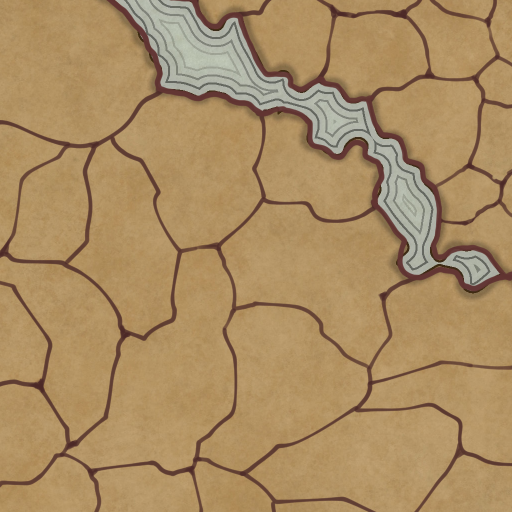
#> input picture outputs/map1024/input.png, 1024 x 1024 px, given in place of map.png, which was not available (shown at 1/2 size)
$ jupyter execute --allow-errors map_image_processing_map512.ipynb   (shell and % lines are left out)
#> lines starting #> are read from the running program, lines starting #| are printed output that depends on the picture; after the words box and inside, x2 and y2 are one past the last pixel; in counts of white or black regions, pixels touching at a corner belong together; pictures that were not available may be replaced by others from this repository, and a replacement may not be noted
### scripts/ShaderMapGeneration/image_processes.py
from skimage import feature, morphology
import numpy as np
import cv2
import os
import numpy as np
from skimage import morphology
from skimage.morphology import medial_axis
from skimage.util import invert
from skimage.io import imread
import json
import os
import random
from IPython.display import display
from PIL import Image


def convertToRGB(img,  display=False, size=None):
    imgRGB = cv2.cvtColor(img, cv2.COLOR_BGR2RGB)
    if (size != None):
        imgRGB = cv2.resize(imgRGB, size)
    if display:
        show(imgRGB)
    return imgRGB


# 0 - 255
def convertToGray(img,  display=False, size=None):
    imgGray = cv2.cvtColor(img, cv2.COLOR_BGR2GRAY)
    if (size != None):
        imgGray = cv2.resize(imgGray, size)
    if display:
        show(imgGray)
    return imgGray


def threshold(grayImg, grayThreshold, display=False):
    _, thresholded = cv2.threshold(
        grayImg, grayThreshold, 255, cv2.THRESH_BINARY)
    if display:
        show(thresholded)
    return thresholded


# [8 lines left out: function canny, not called in this run]


def imreadGrayNormalized(imgPath, size=None):
    gray_normalized = imread(imgPath, as_gray=True)  # -> 0-1
    if size != None:
        gray_normalized = cv2.resize(gray_normalized, size)
    return gray_normalized


# Need a 0-255 array -> li
def getContours(grayImg, grayThreshold):
    _, thresh = cv2.threshold(grayImg, grayThreshold, 255, cv2.THRESH_BINARY)
    contours, _ = cv2.findContours(
        thresh, cv2.RETR_EXTERNAL, cv2.CHAIN_APPROX_SIMPLE)
    points = []
    for i, contour in enumerate(contours):
        points.append(contour[0])
    return contours, points


# To test contours
def drawContours(skeletonImg, contours, display=False):
    skeleton_uint8 = (skeletonImg * 255).astype(np.uint8)
    filled_image = cv2.cvtColor(skeleton_uint8, cv2.COLOR_GRAY2BGR)
    for i, contour in enumerate(contours):
        color = (np.random.randint(0, 255), np.random.randint(
            0, 255), np.random.randint(0, 255))
        cv2.drawContours(filled_image, contours, i, color, -1)
    if display:
        show(filled_image)
    return filled_image


# To test contours filling
def fillContours(skeletonImg, contoursImg, points, display=False):
    skeleton_uint8 = (skeletonImg * 255).astype(np.uint8)
    copy = cv2.cvtColor(invert(skeleton_uint8), cv2.COLOR_GRAY2BGR)
    for point in points:
        x, y = point[0]
        color = tuple(contoursImg[y, x])
        color = (int(color[0]), int(color[1]), int(color[2]))
        cv2.floodFill(copy, None, (x, y), color)
    if display:
        show(copy)


# Need a 0-1 array -> bool array
def skeletonize(grayNormalizedImg, sensitivity, display=False, shouldInvert=True):
    binary_image = grayNormalizedImg > sensitivity
    binary_image = invert(binary_image)
    skeleton, distance = medial_axis(binary_image, return_distance=True)
    if (shouldInvert):
        skeleton = invert(skeleton)
    if display:
        show(skeleton)
    return skeleton


def hex_to_rgba(hex_color):
    if hex_color.startswith('#'):
        hex_color = hex_color[1:]
    if len(hex_color) == 6:
        r, g, b = int(hex_color[:2], 16), int(
            hex_color[2:4], 16), int(hex_color[4:6], 16)
        return [r/255.0, g/255.0, b/255.0, 1.0]


def show(img):
    pilImage = Image.fromarray(img)
    display(pilImage)


# [15 lines left out: function printArrayType, not called in this run]


# Alpha SUBTRACTION
def alphaSubtraction(image, subtractionImage, display=False):
    res = image.copy()
    res[:, :, 3][subtractionImage[:, :, 3] > 0] = 0
    if (display):
        show(res)
    return res


# [6 lines left out: function alphaSubstractionWithThreshold, not called in this run]


def createBlankImage(width, height, color=(255, 255, 255, 255)):
    blank_image = np.zeros((height, width, 4), np.uint8)
    blank_image[:, :] = color
    return blank_image


# Thickening
def dilatation(img, kernelSize, display=False):
    kernel = np.ones((kernelSize, kernelSize), np.uint8)
    img_dilated = cv2.dilate(img, kernel, iterations=1)
    if display:
        show(img_dilated)
    return img_dilated


def blur(img, kernelSize, display=False):
    kernel = np.ones((kernelSize, kernelSize), np.float32) / (kernelSize**2)
    img_blurred = cv2.filter2D(img, -1, kernel)
    if display:
        show(img_blurred)
    return img_blurred


# Funny use of DILATATION to remove borders
# [5 lines left out: function removeLines, not called in this run]


def toRgba(img):
    color_channel = cv2.cvtColor(img, cv2.COLOR_GRAY2RGB)
    # color_channel only white pixels
    color_channel[color_channel > 0] = 255
    alpha_channel = img.copy()  # Use grayscale image as alpha channel
    alpha_channel = alpha_channel.astype(
        img.dtype)  # Ensure data type consistency
    black_pixels_mask = cv2.inRange(img, 0, 20)
    alpha_channel[black_pixels_mask == 255] = 0
    res = cv2.merge((color_channel, alpha_channel))
    return res


def normalizeBlurredImage(img, percentilTreshold, display=False):
    # Filter out black pixels
    non_black_pixels = img[img > 0]
    # mean_color = np.mean(non_black_pixels)
    threshold = np.percentile(non_black_pixels, percentilTreshold)
    # Each pixel above this threshold are white
    normalized_pixels = np.where(
        non_black_pixels > threshold, 255, non_black_pixels / threshold * 255)
    img_normalized = img.copy()
    img_normalized[img_normalized > 0] = normalized_pixels.astype(np.uint8)
    blur_rgba = toRgba(img_normalized)
    if display:
        print("Threshold:", threshold)
        show(blur_rgba)
    return blur_rgba


# [26 lines left out: functions superpose, test, not called in this run]


# The best formula I found was base on dilatation + blur
def thickening(skeleton, dilatationKernelSize, blurKernelSize, normalizationPercentilThreshold, color=[1, 1, 1, 1], display=False, displayIntermediateSteps=False):
    skeleton_uint8 = (skeleton * 255).astype(np.uint8)
    dilatationImg = dilatation(
        skeleton_uint8, dilatationKernelSize, displayIntermediateSteps)
    blurImg = blur(dilatationImg, blurKernelSize, displayIntermediateSteps)
    norm = normalizeBlurredImage(
        blurImg, normalizationPercentilThreshold, displayIntermediateSteps)
    colored_norm = norm * color
    colored_norm = colored_norm.astype(np.uint8)
    if display:
        show(colored_norm)
    return colored_norm

### scripts/ShaderMapGeneration/map_processes.py
import cv2
import utils as ut
import numpy as np
from skimage.morphology import medial_axis
from skimage.util import invert
from skimage.io import imread
import posixpath


class ProvinceDataView:
    def __init__(self, name, color, id, hash, fixed_position):
        self.name = name
        self.color = color
        self.id = id
        self.hash = hash
        self.fixed_position = fixed_position


def doMapQuantization(skeleton, points, display=False, debug=False):
    skeleton_uint8 = (invert(skeleton) * 255).astype(np.uint8)
    mapColor = cv2.cvtColor(skeleton_uint8, cv2.COLOR_GRAY2BGR)
    provinceDataViews = [ProvinceDataView(
        "", "#000000", 0, 0, {"x": 0, "y": 0})]

    for j, point in enumerate(points):
        x, y = points[j][0]
        index = j
        color = getQuantizedColor(index)
        provinceDataView = ProvinceDataView(ut.generateRandomName(
        ), ut.getHexRandomColor(index), index, getQuantizedValue(color), {"x": int(x), "y": int(y)})
        # print(j, ut.getQuantizedValue(color), x, y)
        provinceDataViews.append(provinceDataView)
        cv2.floodFill(mapColor, None, (x, y), color)

    mapDebug = None
    # shiftedPoints = points[1:]
    if debug:
        mapDebug = mapColor.copy()
        for j, point in enumerate(points):
            if (j == len(points)-1):
                x, y = 0, 0
            else:
                x, y = points[j][0]
            index = j
            cv2.putText(mapDebug, str(index), (x-30, y+30),
                        cv2.FONT_HERSHEY_SIMPLEX, 1, (255, 255, 255), 3)
        ut.show(mapDebug)

    if display:
        ut.show(mapColor)

    return provinceDataViews, mapColor, mapDebug


q = 10  # quantization
offset = 5
range = 255 - q - offset


QUANTIZATION_PRECISENESS = 10
QUANTIZATION_LEVEL_COUNT = 26


def getQuantizedColor(i):
    r = range - int(i / (range/q))*q
    g = range - (i*q) % range
    b = q
    return (r, g, b)


def getQuantizedValue(color):
    r = color[0]
    g = color[1]
    b = color[2]
    r = int(r / QUANTIZATION_PRECISENESS)
    g = int(g / QUANTIZATION_PRECISENESS)
    b = int(b / QUANTIZATION_PRECISENESS)

    if r == 0 or g == 0 or g == QUANTIZATION_LEVEL_COUNT or b != 1:
        return 0

    quantization = g + (QUANTIZATION_LEVEL_COUNT - r) * 100
    # print(f"r: {r}, g: {g}, b: {b}, quantization: {quantization}")
    return quantization


def createMapJson(mapName, quantizationPrecision, provinceDataViews, width, height):
    mapData = generateMapData()
    provinceDataViewsJson = convertProvinceDataViewArrayToJson(
        provinceDataViews)
    mapData["key"] = mapName
    mapData["name"] = mapName
    mapData["route"] = mapName
    mapData["quantizationPrecision"] = quantizationPrecision
    mapData["provinces"] = provinceDataViewsJson
    mapData["sceneSize"] = {"width": width, "height": height}
    mapData["mapViewTextures"] = getMapViewTextures(mapName)

    return mapData


def convertProvinceDataViewArrayToJson(my_objects):
    return [
        {
            "name": obj.name,
            "color": obj.color,
            "id": obj.id,
            "hash": obj.hash,
            "fixedPosition": obj.fixed_position
        }
        for obj in my_objects
    ]


def generateMapData():
    return {
        "key": "conquest",
        "name": "Conquest",
        "route": "conquest",
        "description": "The conquest map",
        "initializationUniforms": {
            "uGlowRadius": 0.016,
            "uGlowPulsationRadius": 0.004,
            "uGlowPulsationPeriod": 4.5,
            "uMouseIlluminationRadius": 0.19
        },
        "quantizationPrecision": 10,
        "textureScale": 1,
        "sceneSize": {"width": 4096, "height": 4096},
        "useFixedPosition": True,
        "mapViewTextures": {
            "map": {"key": "Map", "url": "game/conquest/map/Map2048.png"},
            "bitmap": {"key": "Bitmap", "url": "game/conquest/map/Map2048_colors.png"},
            "mapBorders": {"key": "MapBorders", "url": "game/conquest/map/Map2048_nobackground.png"},
            "mapGlow": {"key": "MapGlow", "url": "game/conquest/map/Map2048_glow.png"},
            "debugMap": {"key": "DebugMap", "url": "game/conquest/map/Map2048_debug.png"}
        },
        "provinces": []
    }


def getMapViewTextures(projectName):
    path = posixpath.join("game/conquest/map", projectName)
    return {
        "map": {
            "key": "Map",
            "url": posixpath.join(path, "input.png")
        },
        "bitmap": {
            "key": "Bitmap",
            "url": posixpath.join(path, "map_colors.png")
        },
        "mapBorders": {
            "key": "MapBorders",
            "url": posixpath.join(path, "map_borders.png")
        },
        "mapGlow": {
            "key": "MapGlow",
            "url": posixpath.join(path, "map_glow.png")
        },
        "debugMap": {
            "key": "DebugMap",
            "url": posixpath.join(path, "map_debug.png")
        }
    }

### scripts/ShaderMapGeneration/utils.py
import random
from IPython.display import display
from PIL import Image


def show(img):
    pilImage = Image.fromarray(img)
    display(pilImage)


q = 10  # quantization
offset = 5
range = 255 - q - offset


# [5 lines left out: function getQuantizedColor, not called in this run]


def getHexRandomColor(i):
    colors = [
        "#F6A2AC",
        "#94B0E0",
        "#FDE79D",
        "#A6E0E7",
        "#E6A5F1",
        "#D2A2F6",
        "#A1D9B9",
        "#F6A2AC",
        "#A7DAA2",
        "#8BA9E6",
        "#FCF0A1",
        "#F4B0A7",
        "#FAC8D9",
        "#C6D8F5",
        "#FFF1C9",
        "#D7F1D4",
        "#F2D9EB",
        "#F6A2AC",
        "#94B0E0",
        "#FDE79D",
    ]
    return colors[i % len(colors)]


# [6 lines left out: function getRandomColor, not called in this run]


def generateRandomName():
    n1 = [
        'Swift', 'Brave', 'Bright', 'Zesty', 'Fancy', 'Jolly', 'Sunny', 'Merry', 'Slick', 'Zippy',
        'Max', 'Lily', 'Alex', 'Emma', 'Jack', 'Lucy', 'Finn', 'Ruby', 'Noah', 'Ava',
        'Dusk', 'Pearl', 'Skye', 'Sage', 'River', 'Storm', 'Basil', 'Luna', 'Jade', 'Cleo',
        'Axel', 'Ivy', 'Kai', 'Zara', 'Tate', 'Mika', 'Coco', 'Neo', 'Jinx', 'Nova',    'Bold', 'Calm', 'Dazz', 'Epic', 'Free', 'Glad', 'Hazy', 'Misty', 'Nifty', 'Plum',
        'Ripe', 'Sage', 'True', 'Wavy', 'Zest', 'Keen', 'Jade', 'Tall', 'Fine', 'Lush'
    ]
    n2 = [
        'Adia', 'Bela', 'Cora', 'Duna', 'Elba', 'Fira', 'Gala', 'Hela', 'Idra', 'Jara',
        'Kora', 'Lida', 'Mira', 'Nora', 'Orla', 'Pira', 'Qara', 'Rada', 'Sina', 'Tara',
        'Usha', 'Vada', 'Wela', 'Xena', 'Yara', 'Zara',
        'Alba', 'Bora', 'Ceta', 'Dara', 'Elda', 'Fita', 'Gita', 'Hema', 'Inca', 'Jeta',
        'Kala', 'Lena', 'Mena', 'Neva', 'Oria', 'Peta', 'Qila', 'Risa', 'Sera', 'Tesa',
        'Una', 'Vera', 'Wina', 'Xola', 'Yona', 'Zeta'
    ]

    adjective = random.choice(n1)
    noun = random.choice(n2)

    random_name = f"{adjective}-{noun}"
    return random_name


QUANTIZATION_PRECISENESS = 15
QUANTIZATION_LEVEL_COUNT = 17


# [14 lines left out: function getQuantizedValue, not called in this run]


class ProvinceDataView:
    # [22 lines left out: functions __init__, convertProvinceDataViewArrayToJson, not called in this run]

### scripts/ShaderMapGeneration/notebooks/map_image_processing_map512.ipynb
[cell 1]
import sys
sys.path.append('..')

from utils import show
import image_processes as imgp
import map_processes as mapp
import utils as ut
import numpy as np
import cv2
import os
import numpy as np
from skimage.morphology import medial_axis
from skimage.util import invert
from skimage.io import imread
import json

[cell 2]
imgName = 'map.png'
projectName = 'map512'
texturePath = '../../../textures/map512/'
outputPath = './outputs/'
outputPath = os.path.join(outputPath, projectName)

imgPath = os.path.join(texturePath, imgName)
# gray to get the height and width with shape
image = imread(imgPath, as_gray=True)
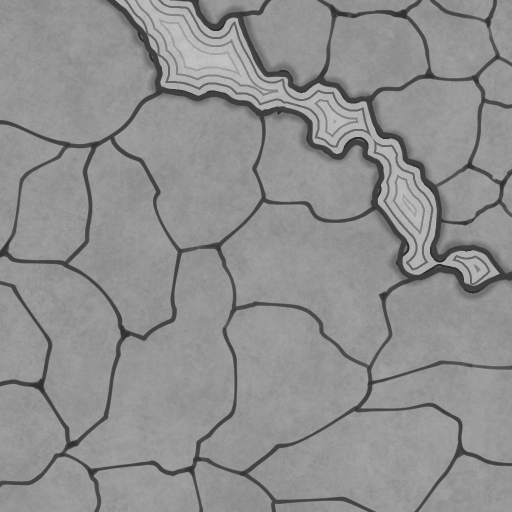
#> image: shape (1024, 1024) float64 (shown at 1/2 size); min 0.161, max 0.793, mean 0.564
height, width = image.shape

# imgSize = (int(width/8), int(height/8))
imgSize = (width, height)
image = cv2.resize(image, imgSize)

if not os.path.exists(outputPath):
    os.makedirs(outputPath)

inputPath = os.path.join(outputPath, 'input.png')
cv2.imwrite(inputPath, cv2.cvtColor(imread(imgPath), cv2.COLOR_BGR2RGB))


def getPath(filename):
    return os.path.join(outputPath, filename)

[cell 3]
image = cv2.imread(imgPath)
#> image is the input picture: shape (1024, 1024, 3); mean B, G, R 98.3, 140.5, 170.3
image = cv2.resize(image, imgSize)
imgp.convertToRGB(image, False);

[cell 4]
gray = imgp.convertToGray(image, False)

[cell 5]
# Threshold
grayThreshold = 95
thresholded = imgp.threshold(gray, grayThreshold, True)
#> in threshold, `_, thresholded = cv2.threshold( grayImg, grayThreshold, 255, cv2.THRES..`:
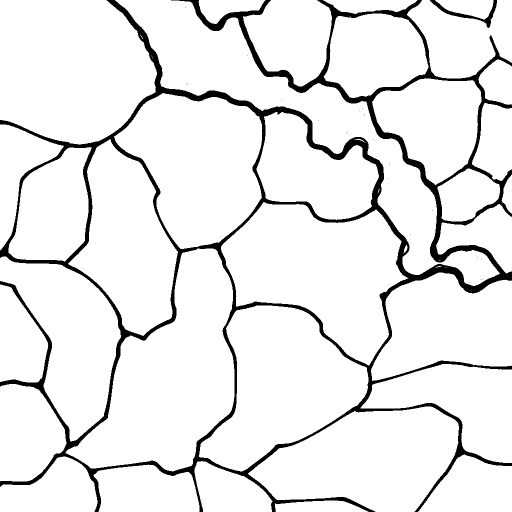
#> thresholded: shape (1024, 1024) (shown at 1/2 size); 92.1% white; 24 black regions (22 under 20 px), largest, box (x1, y1, x2, y2) and area: (0, 0, 1024, 1024) 81364, (860, 0, 994, 56) 1225

[cell 6]
# Skeleton
sensitivity = 0.35
gray_normalized = imgp.imreadGrayNormalized(imgPath, imgSize)
skeleton = imgp.skeletonize(gray_normalized, sensitivity, True)
#> in skeletonize, `binary_image = invert(binary_image)`:
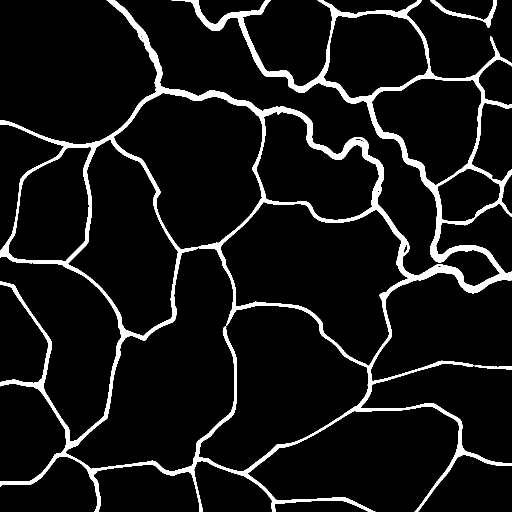
#> binary_image: shape (1024, 1024) bool (shown at 1/2 size); 7.7% white; 3 white regions, box (x1, y1, x2, y2) and area: (0, 0, 1024, 1024) 78847, (860, 0, 993, 56) 1164, (948, 731, 1024, 739) 340
#> in skeletonize, `skeleton, distance = medial_axis(binary_image, return_distance=True)`:
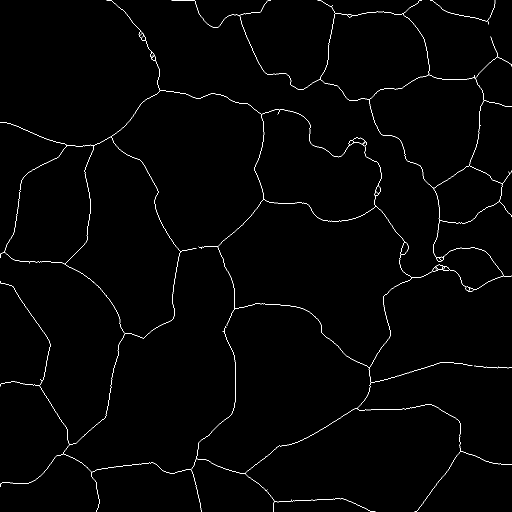
#> skeleton: shape (1024, 1024) bool (shown at 1/2 size); 0.95% white in thin lines or dots
#> in skeletonize, `skeleton, distance = medial_axis(binary_image, return_distance=True)`:
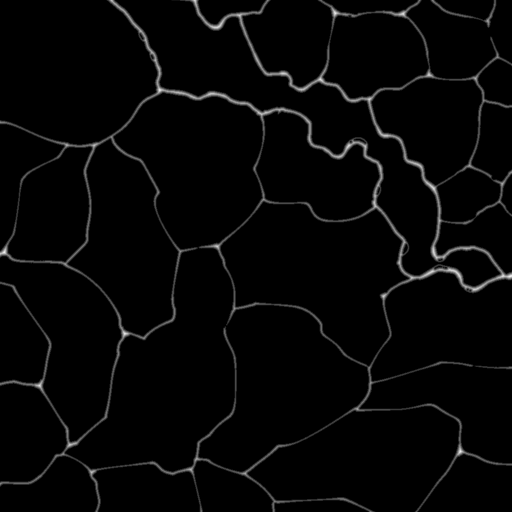
#> distance: shape (1024, 1024) float64 (shown at 1/2 size); min 0, max 8.54, mean 0.194; drawn with min black and max white
#> in skeletonize, `skeleton = invert(skeleton)`:
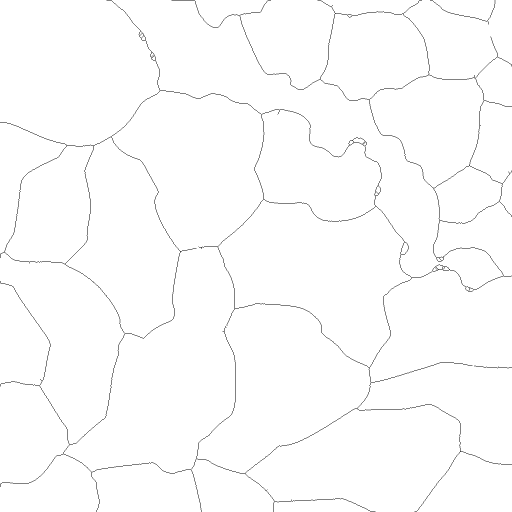
#> skeleton: shape (1024, 1024) bool (shown at 1/2 size); 99.1% white; black in thin lines or dots
#> (the rest of this cell did not finish here and is left out)

[cell 7]
# Get contours
contours, points = imgp.getContours(gray, grayThreshold)
#> in getContours, `contours, _ = cv2.findContours( thresh, cv2.RETR_EXTERNAL, cv2.CHAIN_A..`: contours = 48 contours, 14 with area under 20; largest, box (x1, y1, x2, y2) and area: (131, 497, 469, 943) 78643, (230, 0, 1000, 572) 75020, (0, 0, 314, 289) 74298, (442, 404, 817, 731) 70488, (398, 611, 737, 943) 64081
#> the loop in getContours, `for i, contour in enumerate(contours):` made 48 passes
#> contour on passes 10, 11, 14, 15, 17, 23, 36, 39: [[940, 581]], [[935, 579]], [[891, 535], [892, 535]], [[883, 533]], [[878, 520], [880, 520]], [[755, 387]], [[305, 116]], [[280, 68]]
#> after the loop in getContours, `for i, contour in enumerate(contours):`: points = 48 items, first 6: [[648, 1001]], [[296, 929]], [[402, 922]], [[125, 913]], [[927, 909]], [[849, 813]]
print(len(contours))
#| 48

# Draw contours
filled_image = imgp.drawContours(skeleton, contours, False)
#> the loop in drawContours, `for i, contour in enumerate(contours):` made 48 passes
#> color on passes 1 to 8: (172, 47, 117), (192, 67, 251), (195, 103, 9), (211, 21, 242), (36, 87, 70), (216, 88, 140), (58, 193, 230), (39, 87, 174)
#> after the loop in drawContours, `for i, contour in enumerate(contours):`:
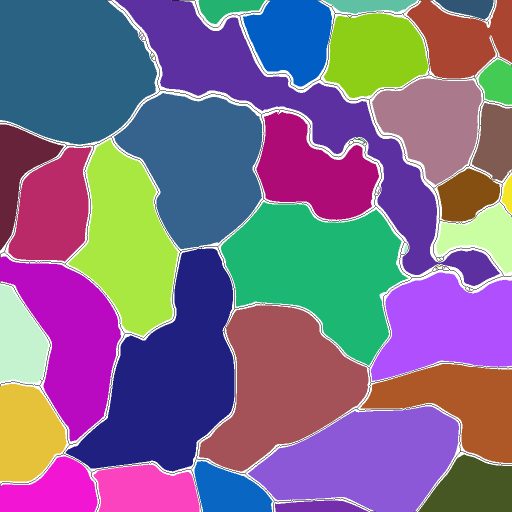
#> filled_image: shape (1024, 1024, 3) (shown at 1/2 size); mean B, G, R 139, 107, 125.6

# Test filling
imgp.fillContours(skeleton, filled_image, points, True)
#> the loop in fillContours, `for point in points:` made 48 passes
#> (x, y, color) on passes 1 to 8: (648, 1001, (172, 47, 117)), (296, 929, (192, 67, 251)), (402, 922, (195, 103, 9)), (125, 913, (211, 21, 242)), (927, 909, (36, 87, 70)), (849, 813, (216, 88, 140)), (18, 768, (58, 193, 230)), (884, 728, (39, 87, 174))
#> after the loop in fillContours, `for point in points:`:
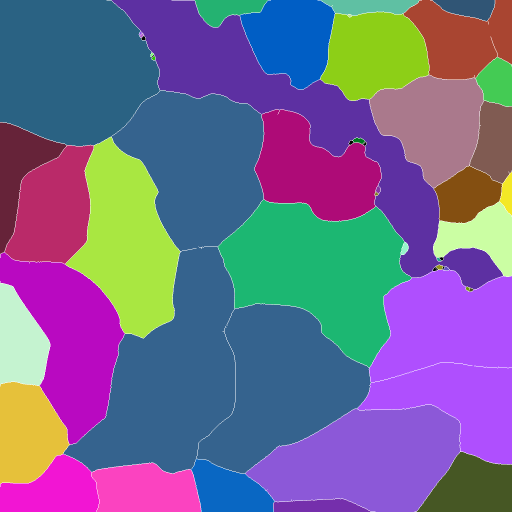
#> copy: shape (1024, 1024, 3) (shown at 1/2 size); mean B, G, R 144.3, 104.7, 113.2

[cell 8]
provinceDataViews, mapColors, mapDebug = mapp.doMapQuantization(
    skeleton, points, True, True)
#> the loop in doMapQuantization, `for j, point in enumerate(points):` made 48 passes
#> point on passes 21 to 28: [[997, 408]], [[527, 404]], [[755, 387]], [[758, 377]], [[1023, 349]], [[935, 337]], [[178, 294]], [[712, 278]]
#> after the loop in doMapQuantization, `for j, point in enumerate(points):`:
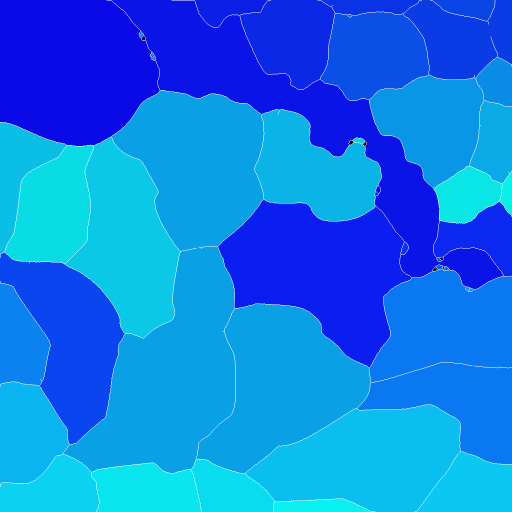
#> mapColor: shape (1024, 1024, 3) (shown at 1/2 size); mean B, G, R 233.8, 122.2, 12.3
#> the loop in doMapQuantization, `for j, point in enumerate(points):` made 48 passes
#> after the loop in doMapQuantization, `for j, point in enumerate(points):`:
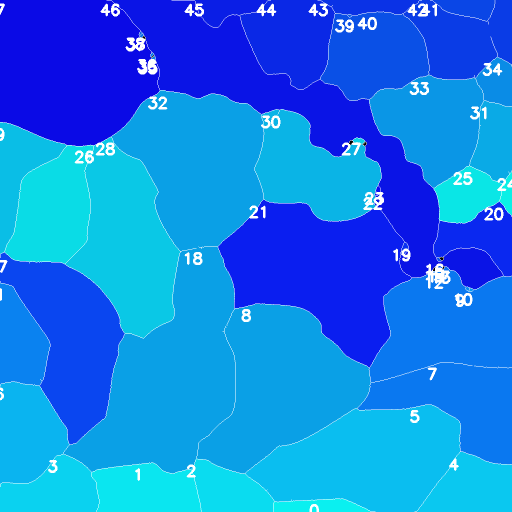
#> mapDebug: shape (1024, 1024, 3) (shown at 1/2 size); 1.65% of pixels changed, all inside (x1, y1, x2, y2) = (0, 7, 1024, 1024)

cv2.imwrite(getPath("map_colors.png"),
            cv2.cvtColor(mapColors, cv2.COLOR_BGR2RGB))
#> (the rest of the program and of its run is left out)
